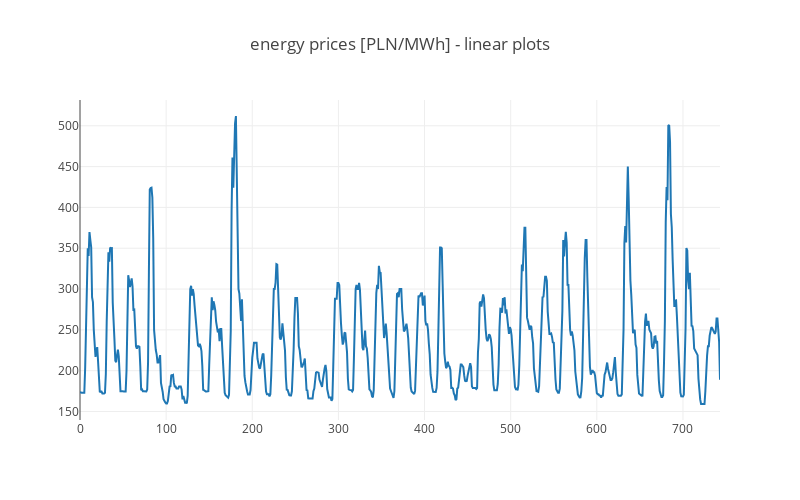

Write notebook code for a chart like this one.
### Markdown cell above
# Exploratory analysis

### Code cell
trace1=go.Scatter(
    y=df2['rdn']
)

layout=go.Layout(
    title='energy prices [PLN/MWh] - linear plots',
    autosize=False,
    width=800,
    height=500,
)

data=[trace1]
fig=go.Figure(data=data, layout=layout)

iplot(fig,'plot1', link_text='')

### Figure 1 — Plotly figure (JSON) as saved in the notebook; plotly's stock layout.template omitted (floating-point values rounded to 4 significant figures; data arrays with more than 128 entries replaced by an {"elided": "..."} marker saying what was removed)
{"data": [{"type": "scatter", "y": {"elided": "744 float values"}}], "layout": {"autosize": false, "height": 500, "title": "energy prices [PLN/MWh] - linear plots", "width": 800}}
